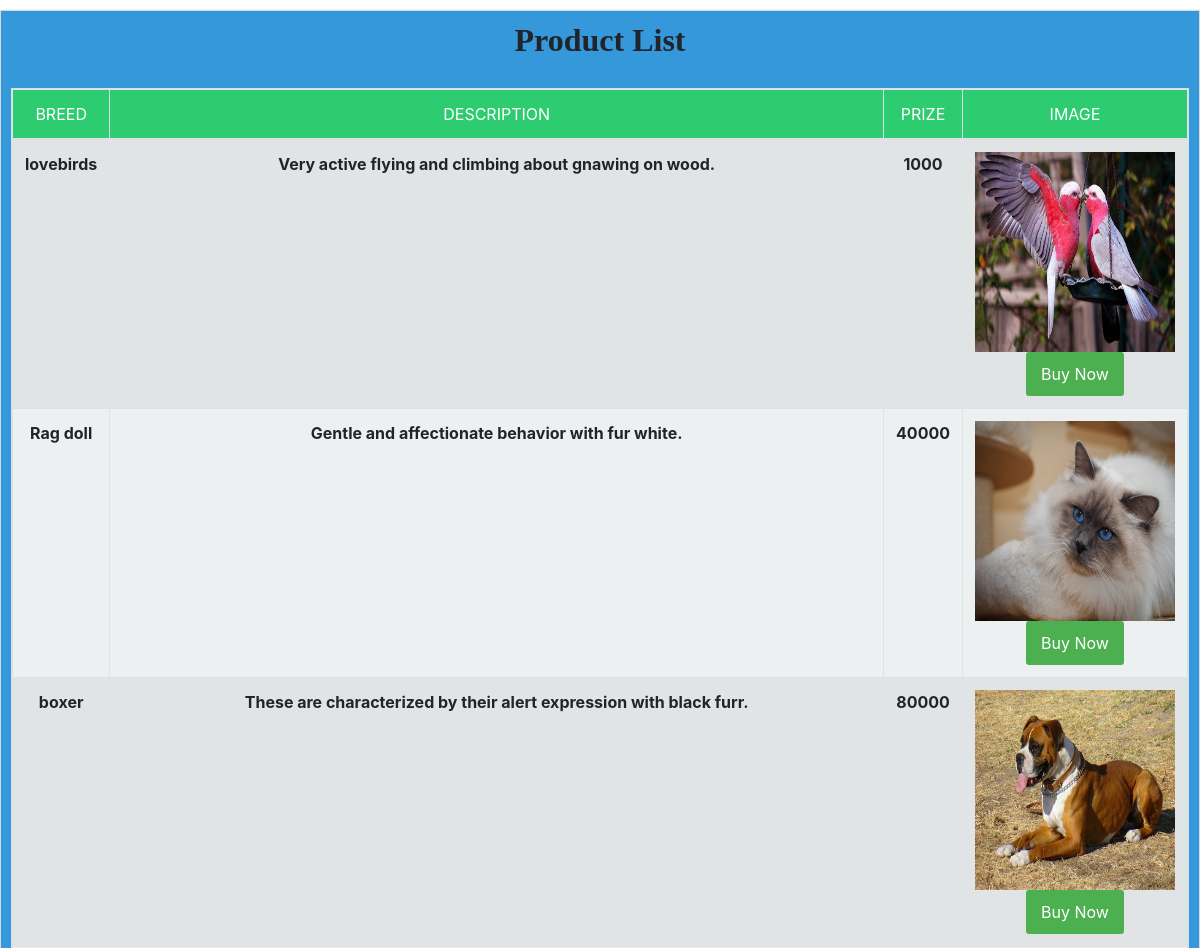
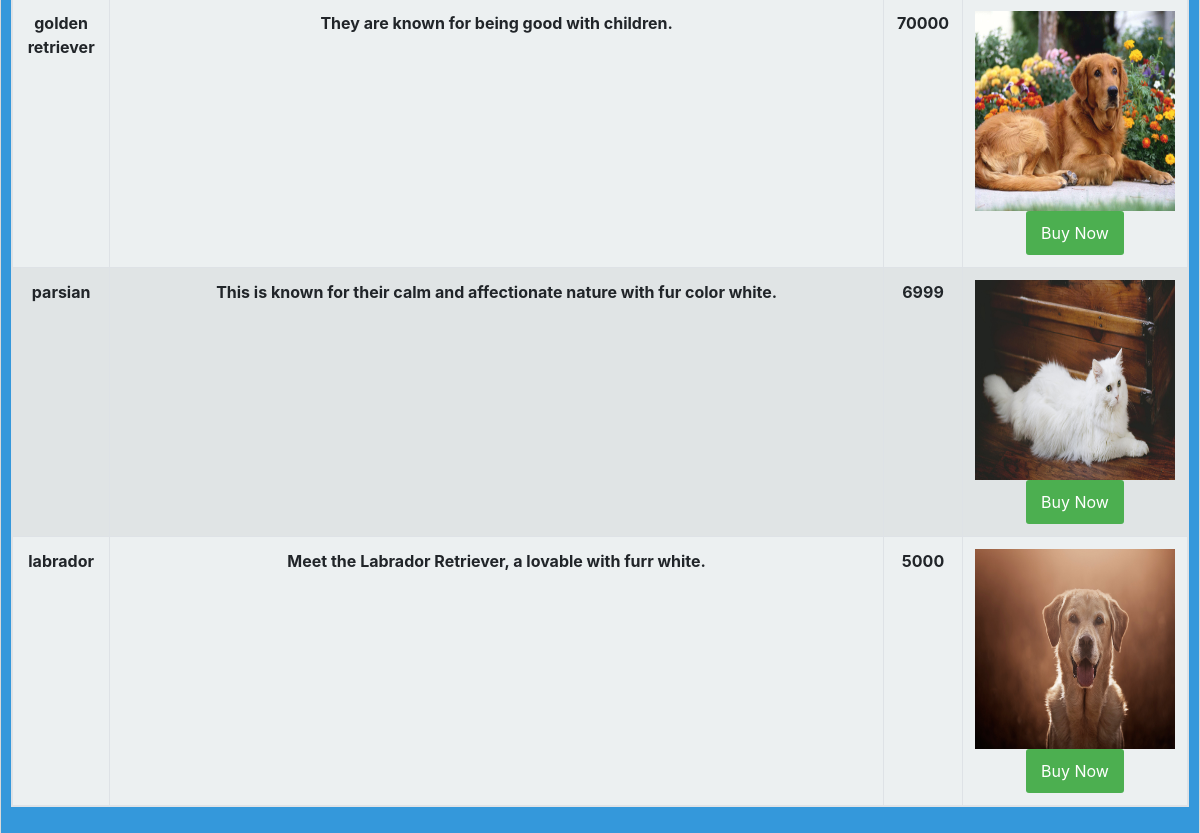
Screenshot of /availablepets.php with the database file from the repository (2 pictures, top to bottom).
### tables this page shows
CREATE TABLE `availablepets` (
  `pet_id` varchar(9) NOT NULL,
  `breed` varchar(50) NOT NULL,
  `prize` float NOT NULL,
  `description` varchar(200) NOT NULL,
  `image` varchar(500) NOT NULL
);

### availablepets.php (the view, shortened to what this page needs)
<?php
include('config.php');
$sql = "SELECT * FROM availablepets ORDER BY pet_id DESC";
$result = mysqli_query($conn, $sql);
?>
<!DOCTYPE html>
<html lang="en">
<head>
    <link rel="stylesheet" href="https://maxcdn.bootstrapcdn.com/bootstrap/4.0.0/css/bootstrap.min.css">
</head>
<body>
<div class="col-md-12" style="background-color:#3498db ; border: solid #D9D9D9 1px; padding: 10px; padding-top: 5px; box-shadow: #9F9F9F 2px 3px 5px; margin-top: 10px; height:1800px;">
    <center><div class="panel panel-primary">
        <div class="panel-heading panel-title text-center wow fadeInDown">
            <span style="font-weight:bold; font-family:verdana; font-size:2em;"><i class="glyphicon glyphicon-list-alt"></i> Product List</span>
        </div><br>
       <center> <div class="panel-body" style="background-color:#ecf0f1 ;" >
            <table class="table table-responsive table-hover table-bordered table-condensed table-striped wow fadeInDown" width="100%">
                <thead>
                    <tr style="background-color:#2ecc71 ; color:#FFF;">
                        <td style="text-align:center; width:100px;" class="wow fadeInDown">BREED</td>
                        <td style="text-align:center; width:100%;" class="wow fadeInDown">DESCRIPTION</td>
                        <td style="text-align:center; width:50%;" class="wow fadeInDown">PRIZE</td>
                        <td style="text-align:center; width:100%;" class="wow fadeInDown">IMAGE</td>
                    </tr>
                </thead>
                <tbody>
                 <?php
                    if (mysqli_num_rows($result) > 0) {
                        while ($row = mysqli_fetch_assoc($result)) {
                            ?>
                            <tr style="font-size:16px; cursor:pointer;">
                                <td class="wow fadeInDown"> <center><strong><?php echo $row['breed']; ?></strong></center></td>
                                <td class="wow fadeInDown" style="white-space: normal;"> <center><strong><?php echo $row['description']; ?></strong></center></td>
                                <td class="wow fadeInDown"> <center><strong><?php echo  $row['prize']; ?></strong></center></td>
                                <td class="wow fadeInDown">
                                    <center>
                                    <img src="<?php echo $row['image']; ?>" width="200px;" height="200px;" class="img-responsive img-rounded"
                                    onclick="showFullImage('<?php echo $row['image']; ?>')" style="cursor: pointer;" />
                                        <button onclick='addToCart(<?php echo json_encode($row); ?>)'>Buy Now</button>
                                    </center>
                                </td>
                            </tr>
                        <?php }
                    }
                    ?>
                </tbody>
            </table>
        </div>
       </center>
    </div>
    </center>
</div>
</body>
</html>

### availablepets.php (style rules this page uses)
button { background-color: #4CAF50; color: white; padding: 10px 15px; border: none; border-radius: 3px; cursor: pointer; }

### rows the page displays
availablepets: breed "lovebirds", description "Very active flying and climbing about gnawing on wood.", prize "1000", image (picture)
availablepets: breed "Rag doll", description "Gentle and affectionate behavior with fur white.", prize "40000", image (picture)
availablepets: breed "boxer", description "These are characterized by their alert expression with black furr.", prize "80000", image (picture)
availablepets: breed "golden retriever", description "They are known for being good with children.", prize "70000", image (picture)
availablepets: breed "parsian", description "This is known for their calm and affectionate nature with fur color white.", prize "6999", image (picture)
availablepets: breed "labrador", description "Meet the Labrador Retriever, a lovable with furr white.", prize "5000", image (picture)
